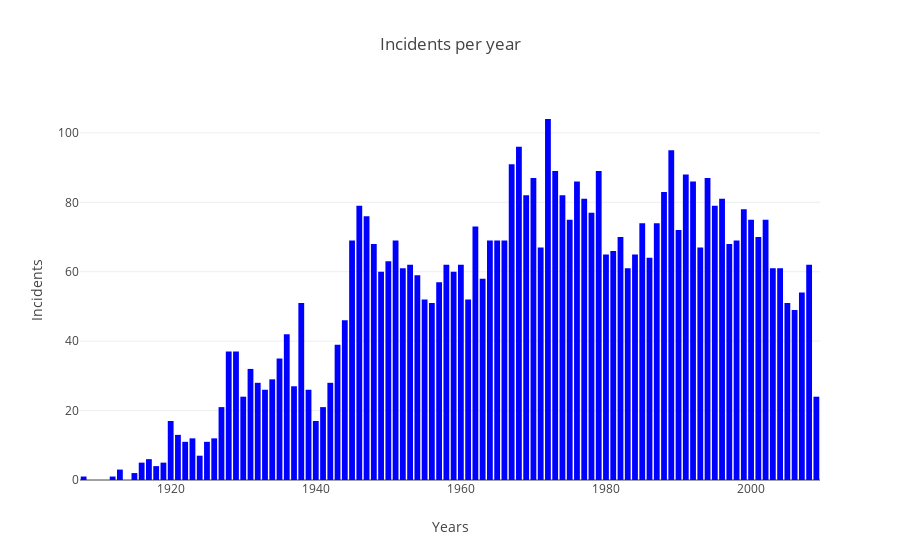
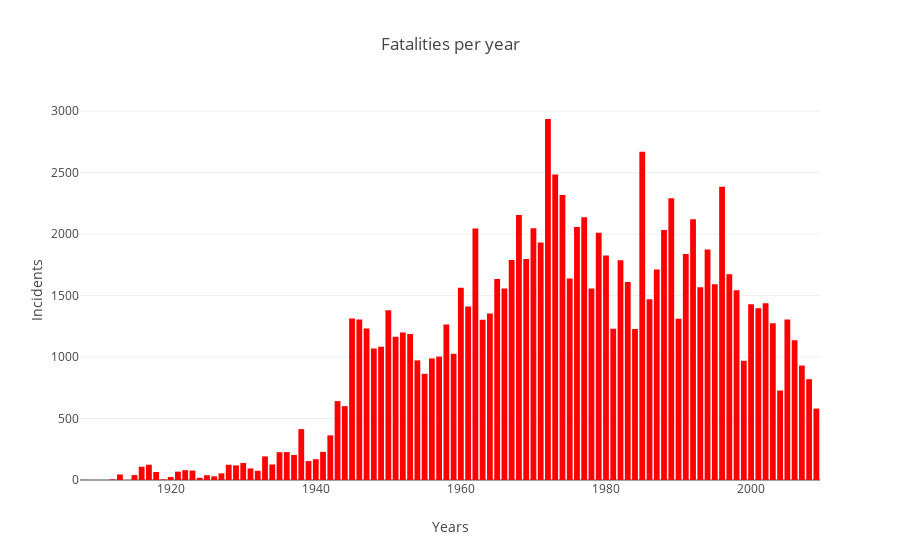

The notebook cell saved with these charts, in order:
### Markdown cell above
### Incidents and Fatalities per year

Questi due primi grafici offrono una panoramica generale sugli incidenti aerei occorsi dal 1908 al 2009.

Nello specifico, il primo grafico mostra il numero di incidenti per ogni anno mentre il secondo il numero di vittime.

### Code cell
#Numero di incidenti per anno dal 1908 al 2009 e valutazione, in base al loro numero, della "bontà" dell'anno

df3 = pd.read_csv('Airplane_Crashes_and_Fatalities_Since_1908.csv') #import dataset


#stimo degli intervalli per modificare il colore
bins = [0, 500, 1000, 1500, 2500]

#trasformo la data contenuta come stringa nel dataset in formato data 
df3['Date'] = pd.to_datetime(df3['Date'])
#a questo punto ricavo solo l'anno
df3['Year'] = df3['Date'].map(lambda x:x.year)


#Function to draw charts
def drawNumberIncidentsOrFatalities(operation):
    #raggruppo il dataset per anno, in modo da poter verificare la somma di tutti gli incidenti in un anno
    title = ''
    colo = ''
    if(operation == 'incidents'):
        crash_per_year = df3.groupby([df3['Year']])['Fatalities'].count()
        title = 'Incidents per year'
        color = 'blue'
    elif(operation == 'fatalities'):
        crash_per_year = df3.groupby([df3['Year']])['Fatalities'].sum()
        title = 'Fatalities per year'
        color = 'red'

    #ricavo un array di anni, dalla tabella di anni-incidenti che ho ottenuto sopra
    crashes = crash_per_year.values
    years = crash_per_year.index

    
    trace = go.Bar(x = years, 
              y = crashes, marker=dict(
              color = color))    

    layout = go.Layout(
        title=title,
        xaxis=dict(title="Years"),
        yaxis =dict(title="Incidents", automargin=True))
    
    data=[trace]

    fig = go.Figure(data, layout)
    py.iplot(fig)


drawNumberIncidentsOrFatalities('incidents')
drawNumberIncidentsOrFatalities('fatalities')

### Figure 1 — Plotly figure (JSON) as saved in the notebook; plotly's stock layout.template omitted (floating-point values rounded to 4 significant figures)
{"data": [{"marker": {"color": "blue"}, "type": "bar", "uid": "099b61d4-01e0-11e9-8581-1002b5e0c242", "x": [1908, 1912, 1913, 1915, 1916, 1917, 1918, 1919, 1920, 1921, 1922, 1923, 1924, 1925, 1926, 1927, 1928, 1929, 1930, 1931, 1932, 1933, 1934, 1935, 1936, 1937, 1938, 1939, 1940, 1941, 1942, 1943, 1944, 1945, 1946, 1947, 1948, 1949, 1950, 1951, 1952, 1953, 1954, 1955, 1956, 1957, 1958, 1959, 1960, 1961, 1962, 1963, 1964, 1965, 1966, 1967, 1968, 1969, 1970, 1971, 1972, 1973, 1974, 1975, 1976, 1977, 1978, 1979, 1980, 1981, 1982, 1983, 1984, 1985, 1986, 1987, 1988, 1989, 1990, 1991, 1992, 1993, 1994, 1995, 1996, 1997, 1998, 1999, 2000, 2001, 2002, 2003, 2004, 2005, 2006, 2007, 2008, 2009], "y": [1, 1, 3, 2, 5, 6, 4, 5, 17, 13, 11, 12, 7, 11, 12, 21, 37, 37, 24, 32, 28, 26, 29, 35, 42, 27, 51, 26, 17, 21, 28, 39, 46, 69, 79, 76, 68, 60, 63, 69, 61, 62, 59, 52, 51, 57, 62, 60, 62, 52, 73, 58, 69, 69, 69, 91, 96, 82, 87, 67, 104, 89, 82, 75, 86, 81, 77, 89, 65, 66, 70, 61, 65, 74, 64, 74, 83, 95, 72, 88, 86, 67, 87, 79, 81, 68, 69, 78, 75, 70, 75, 61, 61, 51, 49, 54, 62, 24]}], "layout": {"title": "Incidents per year", "xaxis": {"title": "Years"}, "yaxis": {"automargin": true, "title": "Incidents"}}}

### Figure 2 — Plotly figure (JSON) as saved in the notebook; plotly's stock layout.template omitted (floating-point values rounded to 4 significant figures)
{"data": [{"marker": {"color": "red"}, "type": "bar", "uid": "09a9152e-01e0-11e9-b303-1002b5e0c242", "x": [1908, 1912, 1913, 1915, 1916, 1917, 1918, 1919, 1920, 1921, 1922, 1923, 1924, 1925, 1926, 1927, 1928, 1929, 1930, 1931, 1932, 1933, 1934, 1935, 1936, 1937, 1938, 1939, 1940, 1941, 1942, 1943, 1944, 1945, 1946, 1947, 1948, 1949, 1950, 1951, 1952, 1953, 1954, 1955, 1956, 1957, 1958, 1959, 1960, 1961, 1962, 1963, 1964, 1965, 1966, 1967, 1968, 1969, 1970, 1971, 1972, 1973, 1974, 1975, 1976, 1977, 1978, 1979, 1980, 1981, 1982, 1983, 1984, 1985, 1986, 1987, 1988, 1989, 1990, 1991, 1992, 1993, 1994, 1995, 1996, 1997, 1998, 1999, 2000, 2001, 2002, 2003, 2004, 2005, 2006, 2007, 2008, 2009], "y": [1, 5, 45, 40, 108, 124, 65, 5, 24, 68, 80, 77, 18, 39, 30, 54, 124, 119, 138, 94, 75, 192, 126, 226, 227, 203, 414, 154, 169, 229, 363, 642, 601, 1314, 1306, 1233, 1069, 1085, 1382, 1166, 1200, 1188, 973, 864, 989, 1004, 1266, 1027, 1565, 1411, 2047, 1303, 1354, 1636, 1559, 1789, 2156, 1799, 2049, 1932, 2937, 2485, 2318, 1639, 2059, 2138, 1558, 2011, 1827, 1230, 1787, 1611, 1228, 2670, 1471, 1713, 2034, 2293, 1312, 1839, 2122, 1568, 1876, 1593, 2386, 1673, 1544, 970, 1429, 1398, 1437, 1276, 728, 1306, 1136, 931, 820, 581]}], "layout": {"title": "Fatalities per year", "xaxis": {"title": "Years"}, "yaxis": {"automargin": true, "title": "Incidents"}}}
